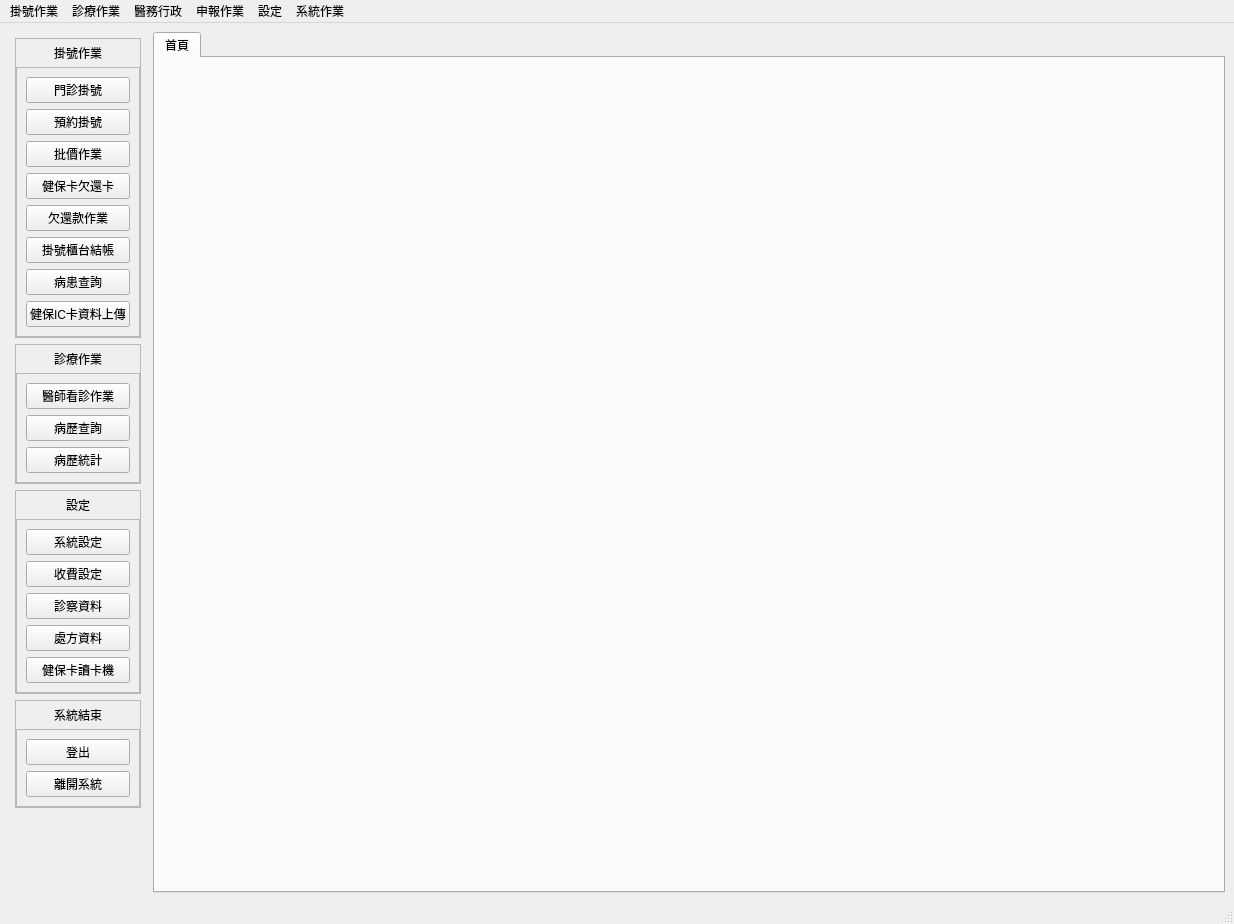
<?xml version="1.0" encoding="UTF-8"?>
<ui version="4.0">
 <class>MainWindow</class>
 <widget class="QMainWindow" name="MainWindow">
  <property name="windowModality">
   <enum>Qt::NonModal</enum>
  </property>
  <property name="geometry">
   <rect>
    <x>0</x>
    <y>0</y>
    <width>1234</width>
    <height>924</height>
   </rect>
  </property>
  <property name="windowTitle">
   <string>滿地富醫療資訊管理系統</string>
  </property>
  <widget class="QWidget" name="centralwidget">
   <layout class="QHBoxLayout" name="horizontalLayout">
    <item>
     <widget class="QFrame" name="frameSidebar">
      <property name="maximumSize">
       <size>
        <width>300</width>
        <height>16777215</height>
       </size>
      </property>
      <property name="styleSheet">
       <string notr="true"/>
      </property>
      <property name="frameShape">
       <enum>QFrame::NoFrame</enum>
      </property>
      <property name="frameShadow">
       <enum>QFrame::Raised</enum>
      </property>
      <property name="lineWidth">
       <number>1</number>
      </property>
      <layout class="QVBoxLayout" name="verticalLayout_10">
       <property name="leftMargin">
        <number>6</number>
       </property>
       <property name="topMargin">
        <number>6</number>
       </property>
       <property name="rightMargin">
        <number>6</number>
       </property>
       <property name="bottomMargin">
        <number>6</number>
       </property>
       <item>
        <widget class="QFrame" name="frame_registration">
         <property name="styleSheet">
          <string notr="true"/>
         </property>
         <property name="frameShape">
          <enum>QFrame::StyledPanel</enum>
         </property>
         <property name="frameShadow">
          <enum>QFrame::Raised</enum>
         </property>
         <property name="class" stdset="0">
          <string>SidebarFrame</string>
         </property>
         <layout class="QVBoxLayout" name="verticalLayout">
          <property name="spacing">
           <number>5</number>
          </property>
          <property name="leftMargin">
           <number>0</number>
          </property>
          <property name="topMargin">
           <number>5</number>
          </property>
          <property name="rightMargin">
           <number>0</number>
          </property>
          <property name="bottomMargin">
           <number>0</number>
          </property>
          <item>
           <widget class="QLabel" name="label">
            <property name="maximumSize">
             <size>
              <width>16777215</width>
              <height>18</height>
             </size>
            </property>
            <property name="styleSheet">
             <string notr="true"/>
            </property>
            <property name="text">
             <string>掛號作業</string>
            </property>
            <property name="alignment">
             <set>Qt::AlignCenter</set>
            </property>
           </widget>
          </item>
          <item>
           <widget class="QFrame" name="frame_3">
            <property name="styleSheet">
             <string notr="true"/>
            </property>
            <property name="frameShape">
             <enum>QFrame::StyledPanel</enum>
            </property>
            <property name="frameShadow">
             <enum>QFrame::Raised</enum>
            </property>
            <property name="class" stdset="0">
             <string>SidebarInnerFrame</string>
            </property>
            <layout class="QVBoxLayout" name="verticalLayout_3">
             <item>
              <widget class="QPushButton" name="pushButton_registration">
               <property name="styleSheet">
                <string notr="true"/>
               </property>
               <property name="text">
                <string>門診掛號</string>
               </property>
               <property name="flat">
                <bool>false</bool>
               </property>
              </widget>
             </item>
             <item>
              <widget class="QPushButton" name="pushButton_reservation">
               <property name="text">
                <string>預約掛號</string>
               </property>
              </widget>
             </item>
             <item>
              <widget class="QPushButton" name="pushButton_cashier">
               <property name="text">
                <string>批價作業</string>
               </property>
               <property name="flat">
                <bool>false</bool>
               </property>
              </widget>
             </item>
             <item>
              <widget class="QPushButton" name="pushButton_return_card">
               <property name="text">
                <string>健保卡欠還卡</string>
               </property>
               <property name="flat">
                <bool>false</bool>
               </property>
              </widget>
             </item>
             <item>
              <widget class="QPushButton" name="pushButton_debt">
               <property name="text">
                <string>欠還款作業</string>
               </property>
              </widget>
             </item>
             <item>
              <widget class="QPushButton" name="pushButton_checkout">
               <property name="text">
                <string>掛號櫃台結帳</string>
               </property>
               <property name="flat">
                <bool>false</bool>
               </property>
              </widget>
             </item>
             <item>
              <widget class="QPushButton" name="pushButton_patient_list">
               <property name="text">
                <string>病患查詢</string>
               </property>
               <property name="flat">
                <bool>false</bool>
               </property>
              </widget>
             </item>
             <item>
              <widget class="QPushButton" name="pushButton_ic_record_upload">
               <property name="text">
                <string>健保IC卡資料上傳</string>
               </property>
               <property name="flat">
                <bool>false</bool>
               </property>
              </widget>
             </item>
            </layout>
           </widget>
          </item>
         </layout>
        </widget>
       </item>
       <item>
        <widget class="QFrame" name="frame_4">
         <property name="styleSheet">
          <string notr="true"/>
         </property>
         <property name="frameShape">
          <enum>QFrame::StyledPanel</enum>
         </property>
         <property name="frameShadow">
          <enum>QFrame::Raised</enum>
         </property>
         <property name="class" stdset="0">
          <string>SidebarFrame</string>
         </property>
         <layout class="QVBoxLayout" name="verticalLayout_2">
          <property name="spacing">
           <number>5</number>
          </property>
          <property name="leftMargin">
           <number>0</number>
          </property>
          <property name="topMargin">
           <number>5</number>
          </property>
          <property name="rightMargin">
           <number>0</number>
          </property>
          <property name="bottomMargin">
           <number>0</number>
          </property>
          <item>
           <widget class="QLabel" name="label_2">
            <property name="maximumSize">
             <size>
              <width>16777215</width>
              <height>18</height>
             </size>
            </property>
            <property name="styleSheet">
             <string notr="true"/>
            </property>
            <property name="text">
             <string>診療作業</string>
            </property>
            <property name="alignment">
             <set>Qt::AlignCenter</set>
            </property>
           </widget>
          </item>
          <item>
           <widget class="QFrame" name="frame_5">
            <property name="styleSheet">
             <string notr="true"/>
            </property>
            <property name="frameShape">
             <enum>QFrame::StyledPanel</enum>
            </property>
            <property name="frameShadow">
             <enum>QFrame::Raised</enum>
            </property>
            <property name="class" stdset="0">
             <string>SidebarInnerFrame</string>
            </property>
            <layout class="QVBoxLayout" name="verticalLayout_4">
             <item>
              <widget class="QPushButton" name="pushButton_waiting_list">
               <property name="text">
                <string>醫師看診作業</string>
               </property>
              </widget>
             </item>
             <item>
              <widget class="QPushButton" name="pushButton_medical_record_list">
               <property name="text">
                <string>病歷查詢</string>
               </property>
              </widget>
             </item>
             <item>
              <widget class="QPushButton" name="pushButton_record_statistics">
               <property name="text">
                <string>病歷統計</string>
               </property>
              </widget>
             </item>
            </layout>
           </widget>
          </item>
         </layout>
        </widget>
       </item>
       <item>
        <widget class="QFrame" name="frame_6">
         <property name="styleSheet">
          <string notr="true"/>
         </property>
         <property name="frameShape">
          <enum>QFrame::StyledPanel</enum>
         </property>
         <property name="frameShadow">
          <enum>QFrame::Raised</enum>
         </property>
         <property name="class" stdset="0">
          <string>SidebarFrame</string>
         </property>
         <layout class="QVBoxLayout" name="verticalLayout_5">
          <property name="spacing">
           <number>5</number>
          </property>
          <property name="leftMargin">
           <number>0</number>
          </property>
          <property name="topMargin">
           <number>5</number>
          </property>
          <property name="rightMargin">
           <number>0</number>
          </property>
          <property name="bottomMargin">
           <number>0</number>
          </property>
          <item>
           <widget class="QLabel" name="label_3">
            <property name="maximumSize">
             <size>
              <width>16777215</width>
              <height>18</height>
             </size>
            </property>
            <property name="styleSheet">
             <string notr="true"/>
            </property>
            <property name="text">
             <string>設定</string>
            </property>
            <property name="alignment">
             <set>Qt::AlignCenter</set>
            </property>
           </widget>
          </item>
          <item>
           <widget class="QFrame" name="frame_7">
            <property name="styleSheet">
             <string notr="true"/>
            </property>
            <property name="frameShape">
             <enum>QFrame::StyledPanel</enum>
            </property>
            <property name="frameShadow">
             <enum>QFrame::Raised</enum>
            </property>
            <property name="class" stdset="0">
             <string>SidebarInnerFrame</string>
            </property>
            <layout class="QVBoxLayout" name="verticalLayout_6">
             <item>
              <widget class="QPushButton" name="pushButton_settings">
               <property name="text">
                <string>系統設定</string>
               </property>
              </widget>
             </item>
             <item>
              <widget class="QPushButton" name="pushButton_charge">
               <property name="text">
                <string>收費設定</string>
               </property>
              </widget>
             </item>
             <item>
              <widget class="QPushButton" name="pushButton_diagnostic">
               <property name="text">
                <string>診察資料</string>
               </property>
              </widget>
             </item>
             <item>
              <widget class="QPushButton" name="pushButton_medicine">
               <property name="text">
                <string>處方資料</string>
               </property>
              </widget>
             </item>
             <item>
              <widget class="QPushButton" name="pushButton_ic_card">
               <property name="text">
                <string>健保卡讀卡機</string>
               </property>
              </widget>
             </item>
            </layout>
           </widget>
          </item>
         </layout>
        </widget>
       </item>
       <item>
        <widget class="QFrame" name="frame_8">
         <property name="styleSheet">
          <string notr="true"/>
         </property>
         <property name="frameShape">
          <enum>QFrame::StyledPanel</enum>
         </property>
         <property name="frameShadow">
          <enum>QFrame::Raised</enum>
         </property>
         <property name="class" stdset="0">
          <string>SidebarFrame</string>
         </property>
         <layout class="QVBoxLayout" name="verticalLayout_7">
          <property name="spacing">
           <number>5</number>
          </property>
          <property name="leftMargin">
           <number>0</number>
          </property>
          <property name="topMargin">
           <number>5</number>
          </property>
          <property name="rightMargin">
           <number>0</number>
          </property>
          <property name="bottomMargin">
           <number>0</number>
          </property>
          <item>
           <widget class="QLabel" name="label_4">
            <property name="maximumSize">
             <size>
              <width>16777215</width>
              <height>18</height>
             </size>
            </property>
            <property name="styleSheet">
             <string notr="true"/>
            </property>
            <property name="text">
             <string>系統結束</string>
            </property>
            <property name="alignment">
             <set>Qt::AlignCenter</set>
            </property>
           </widget>
          </item>
          <item>
           <widget class="QFrame" name="frame_9">
            <property name="styleSheet">
             <string notr="true"/>
            </property>
            <property name="frameShape">
             <enum>QFrame::StyledPanel</enum>
            </property>
            <property name="frameShadow">
             <enum>QFrame::Raised</enum>
            </property>
            <property name="class" stdset="0">
             <string>SidebarInnerFrame</string>
            </property>
            <layout class="QVBoxLayout" name="verticalLayout_8">
             <item>
              <widget class="QPushButton" name="pushButton_logout">
               <property name="text">
                <string>登出</string>
               </property>
              </widget>
             </item>
             <item>
              <widget class="QPushButton" name="pushButton_quit">
               <property name="text">
                <string>離開系統</string>
               </property>
              </widget>
             </item>
            </layout>
           </widget>
          </item>
         </layout>
        </widget>
       </item>
       <item>
        <spacer name="verticalSpacer">
         <property name="orientation">
          <enum>Qt::Vertical</enum>
         </property>
         <property name="sizeHint" stdset="0">
          <size>
           <width>20</width>
           <height>40</height>
          </size>
         </property>
        </spacer>
       </item>
      </layout>
     </widget>
    </item>
    <item>
     <widget class="QTabWidget" name="tabWidget_window">
      <property name="currentIndex">
       <number>0</number>
      </property>
      <property name="movable">
       <bool>true</bool>
      </property>
      <widget class="QWidget" name="tab">
       <attribute name="title">
        <string>首頁</string>
       </attribute>
       <layout class="QVBoxLayout" name="verticalLayout_9"/>
      </widget>
     </widget>
    </item>
   </layout>
  </widget>
  <widget class="QMenuBar" name="menubar">
   <property name="geometry">
    <rect>
     <x>0</x>
     <y>0</y>
     <width>1234</width>
     <height>21</height>
    </rect>
   </property>
   <widget class="QMenu" name="menu">
    <property name="title">
     <string>掛號作業</string>
    </property>
    <addaction name="action_registration"/>
    <addaction name="action_cashier"/>
    <addaction name="action_return_card"/>
    <addaction name="action_purchase"/>
    <addaction name="action_checkout"/>
    <addaction name="separator"/>
    <addaction name="action_patient_list"/>
    <addaction name="separator"/>
    <addaction name="action_ins_record_upload"/>
   </widget>
   <widget class="QMenu" name="menu_2">
    <property name="title">
     <string>診療作業</string>
    </property>
    <addaction name="action_waiting_list"/>
    <addaction name="action_medical_record_list"/>
    <addaction name="action_medical_record_statistics"/>
   </widget>
   <widget class="QMenu" name="menu_4">
    <property name="title">
     <string>系統作業</string>
    </property>
    <addaction name="action_convert"/>
    <addaction name="action_export_emr_xml"/>
    <addaction name="action_update"/>
   </widget>
   <widget class="QMenu" name="menu_5">
    <property name="title">
     <string>申報作業</string>
    </property>
    <addaction name="action_ins_check"/>
    <addaction name="action_ins_apply"/>
    <addaction name="separator"/>
    <addaction name="action_ins_judge"/>
   </widget>
   <widget class="QMenu" name="menu_3">
    <property name="title">
     <string>設定</string>
    </property>
    <addaction name="action_settings"/>
    <addaction name="action_charge"/>
    <addaction name="action_doctor_schedule"/>
    <addaction name="action_doctor_nurse_table"/>
    <addaction name="separator"/>
    <addaction name="action_users"/>
    <addaction name="separator"/>
    <addaction name="action_diagnostic"/>
    <addaction name="action_medicine"/>
    <addaction name="action_ins_drug"/>
    <addaction name="separator"/>
    <addaction name="action_ic_card"/>
    <addaction name="separator"/>
    <addaction name="action_show_side_bar"/>
    <addaction name="separator"/>
   </widget>
   <widget class="QMenu" name="menu_6">
    <property name="title">
     <string>醫務行政</string>
    </property>
    <addaction name="action_certificate_diagnosis"/>
    <addaction name="action_certificate_payment"/>
   </widget>
   <addaction name="menu"/>
   <addaction name="menu_2"/>
   <addaction name="menu_6"/>
   <addaction name="menu_5"/>
   <addaction name="menu_3"/>
   <addaction name="menu_4"/>
  </widget>
  <widget class="QStatusBar" name="statusbar"/>
  <action name="action_convert">
   <property name="icon">
    <iconset>
     <normaloff>../icons/document-import.svg</normaloff>../icons/document-import.svg</iconset>
   </property>
   <property name="text">
    <string>轉檔</string>
   </property>
  </action>
  <action name="action_ins_check">
   <property name="icon">
    <iconset>
     <normaloff>../icons/dialog-question.png</normaloff>../icons/dialog-question.png</iconset>
   </property>
   <property name="text">
    <string>申報檢查</string>
   </property>
   <property name="shortcut">
    <string>Ctrl+1</string>
   </property>
   <property name="shortcutContext">
    <enum>Qt::WindowShortcut</enum>
   </property>
  </action>
  <action name="action_ins_apply">
   <property name="icon">
    <iconset>
     <normaloff>../icons/mail-send.svg</normaloff>../icons/mail-send.svg</iconset>
   </property>
   <property name="text">
    <string>健保申報</string>
   </property>
   <property name="shortcut">
    <string>Ctrl+2</string>
   </property>
  </action>
  <action name="action_ins_judge">
   <property name="icon">
    <iconset>
     <normaloff>../icons/accessories-dictionary.png</normaloff>../icons/accessories-dictionary.png</iconset>
   </property>
   <property name="text">
    <string>健保抽審</string>
   </property>
   <property name="shortcut">
    <string>Ctrl+3</string>
   </property>
  </action>
  <action name="action_registration">
   <property name="icon">
    <iconset>
     <normaloff>../icons/add-files-to-archive.svg</normaloff>../icons/add-files-to-archive.svg</iconset>
   </property>
   <property name="text">
    <string>門診掛號</string>
   </property>
  </action>
  <action name="action_return_card">
   <property name="icon">
    <iconset>
     <normaloff>../icons/contact-new.svg</normaloff>../icons/contact-new.svg</iconset>
   </property>
   <property name="text">
    <string>健保卡欠還卡</string>
   </property>
  </action>
  <action name="action_checkout">
   <property name="icon">
    <iconset>
     <normaloff>../icons/accessories-calculator.png</normaloff>../icons/accessories-calculator.png</iconset>
   </property>
   <property name="text">
    <string>掛號櫃台結帳</string>
   </property>
  </action>
  <action name="action_patient_list">
   <property name="icon">
    <iconset>
     <normaloff>../icons/emblem-documents.png</normaloff>../icons/emblem-documents.png</iconset>
   </property>
   <property name="text">
    <string>病患查詢</string>
   </property>
  </action>
  <action name="action_ins_record_upload">
   <property name="icon">
    <iconset>
     <normaloff>../icons/mail-send.png</normaloff>../icons/mail-send.png</iconset>
   </property>
   <property name="text">
    <string>健保IC卡資料上傳</string>
   </property>
  </action>
  <action name="action_cashier">
   <property name="icon">
    <iconset>
     <normaloff>../icons/software-update-urgent.png</normaloff>../icons/software-update-urgent.png</iconset>
   </property>
   <property name="text">
    <string>批價作業</string>
   </property>
  </action>
  <action name="action_settings">
   <property name="icon">
    <iconset>
     <normaloff>../icons/preferences-system.png</normaloff>../icons/preferences-system.png</iconset>
   </property>
   <property name="text">
    <string>系統設定</string>
   </property>
  </action>
  <action name="action_charge">
   <property name="icon">
    <iconset>
     <normaloff>../icons/edit-select-all.svg</normaloff>../icons/edit-select-all.svg</iconset>
   </property>
   <property name="text">
    <string>收費設定</string>
   </property>
  </action>
  <action name="action_users">
   <property name="icon">
    <iconset>
     <normaloff>../icons/system-users.png</normaloff>../icons/system-users.png</iconset>
   </property>
   <property name="text">
    <string>使用者管理</string>
   </property>
  </action>
  <action name="action_diagnostic">
   <property name="icon">
    <iconset>
     <normaloff>../icons/user-info.png</normaloff>../icons/user-info.png</iconset>
   </property>
   <property name="text">
    <string>診察資料</string>
   </property>
  </action>
  <action name="action_medicine">
   <property name="icon">
    <iconset>
     <normaloff>../icons/accessories-dictionary.png</normaloff>../icons/accessories-dictionary.png</iconset>
   </property>
   <property name="text">
    <string>處方資料</string>
   </property>
  </action>
  <action name="action_ic_card">
   <property name="icon">
    <iconset>
     <normaloff>../icons/ic_card.jpg</normaloff>../icons/ic_card.jpg</iconset>
   </property>
   <property name="text">
    <string>健保卡讀卡機</string>
   </property>
  </action>
  <action name="action_waiting_list">
   <property name="icon">
    <iconset>
     <normaloff>../icons/accessories-text-editor.png</normaloff>../icons/accessories-text-editor.png</iconset>
   </property>
   <property name="text">
    <string>醫師看診作業</string>
   </property>
  </action>
  <action name="action_medical_record_list">
   <property name="icon">
    <iconset>
     <normaloff>../icons/folder-saved-search.png</normaloff>../icons/folder-saved-search.png</iconset>
   </property>
   <property name="text">
    <string>病歷查詢</string>
   </property>
  </action>
  <action name="action_medical_record_statistics">
   <property name="icon">
    <iconset>
     <normaloff>../icons/x-office-calendar.png</normaloff>../icons/x-office-calendar.png</iconset>
   </property>
   <property name="text">
    <string>病歷統計</string>
   </property>
  </action>
  <action name="action_show_side_bar">
   <property name="checkable">
    <bool>true</bool>
   </property>
   <property name="checked">
    <bool>false</bool>
   </property>
   <property name="icon">
    <iconset>
     <normaloff>../icons/preferences-desktop-accessibility.png</normaloff>../icons/preferences-desktop-accessibility.png</iconset>
   </property>
   <property name="text">
    <string>顯示/關閉側邊欄</string>
   </property>
   <property name="shortcut">
    <string>F4</string>
   </property>
  </action>
  <action name="action_doctor_nurse_table">
   <property name="icon">
    <iconset>
     <normaloff>../icons/system-users.png</normaloff>../icons/system-users.png</iconset>
   </property>
   <property name="text">
    <string>護士跟診表</string>
   </property>
  </action>
  <action name="action_purchase">
   <property name="icon">
    <iconset>
     <normaloff>../icons/user-available.png</normaloff>../icons/user-available.png</iconset>
   </property>
   <property name="text">
    <string>櫃台購藥</string>
   </property>
  </action>
  <action name="action_export_emr_xml">
   <property name="icon">
    <iconset>
     <normaloff>../icons/document-export.svg</normaloff>../icons/document-export.svg</iconset>
   </property>
   <property name="text">
    <string>匯出電子病歷交換檔 - xml</string>
   </property>
  </action>
  <action name="action_certificate_diagnosis">
   <property name="icon">
    <iconset>
     <normaloff>../icons/accessories-text-editor.png</normaloff>../icons/accessories-text-editor.png</iconset>
   </property>
   <property name="text">
    <string>診斷證明書</string>
   </property>
  </action>
  <action name="action_certificate_payment">
   <property name="icon">
    <iconset>
     <normaloff>../icons/edit-select-all.svg</normaloff>../icons/edit-select-all.svg</iconset>
   </property>
   <property name="text">
    <string>醫療費用證明書</string>
   </property>
  </action>
  <action name="action_update">
   <property name="icon">
    <iconset>
     <normaloff>../icons/emblem-synchronizing.png</normaloff>../icons/emblem-synchronizing.png</iconset>
   </property>
   <property name="text">
    <string>醫療軟體更新</string>
   </property>
  </action>
  <action name="action_doctor_schedule">
   <property name="icon">
    <iconset>
     <normaloff>../icons/gtk-select-all.svg</normaloff>../icons/gtk-select-all.svg</iconset>
   </property>
   <property name="text">
    <string>醫師班表</string>
   </property>
  </action>
  <action name="action_ins_drug">
   <property name="icon">
    <iconset>
     <normaloff>../icons/emblem-synchronizing.png</normaloff>../icons/emblem-synchronizing.png</iconset>
   </property>
   <property name="text">
    <string>健保藥品</string>
   </property>
  </action>
 </widget>
 <resources/>
 <connections/>
</ui>
